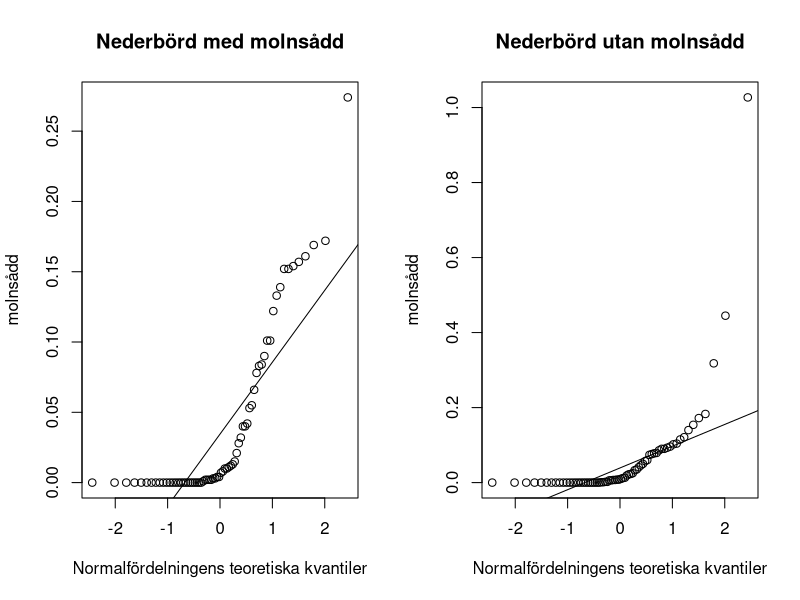
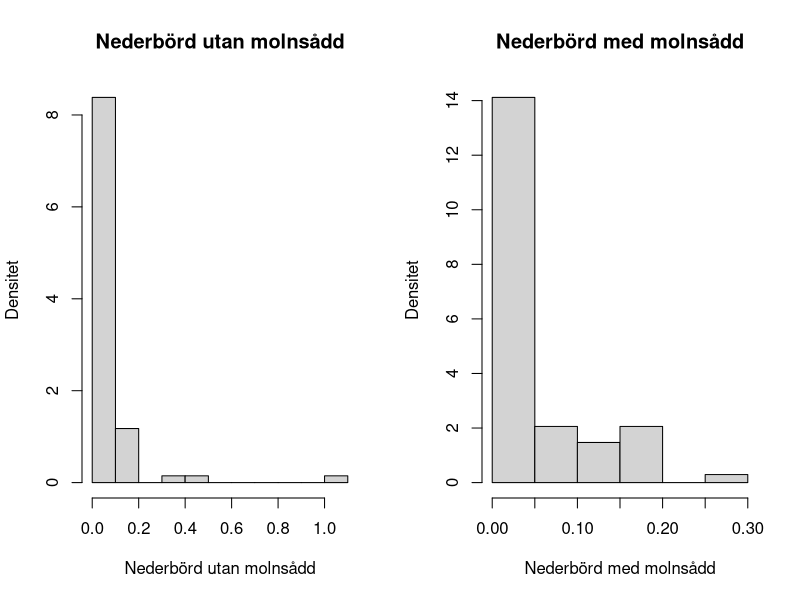
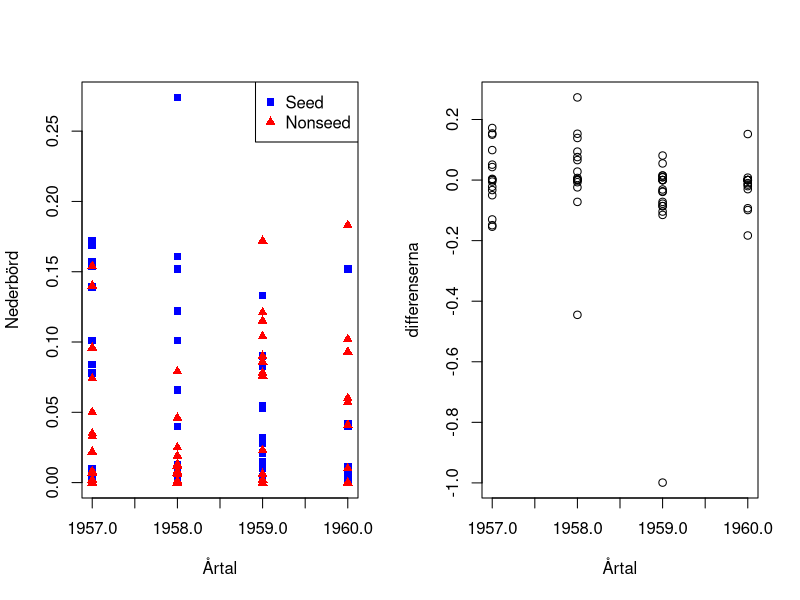
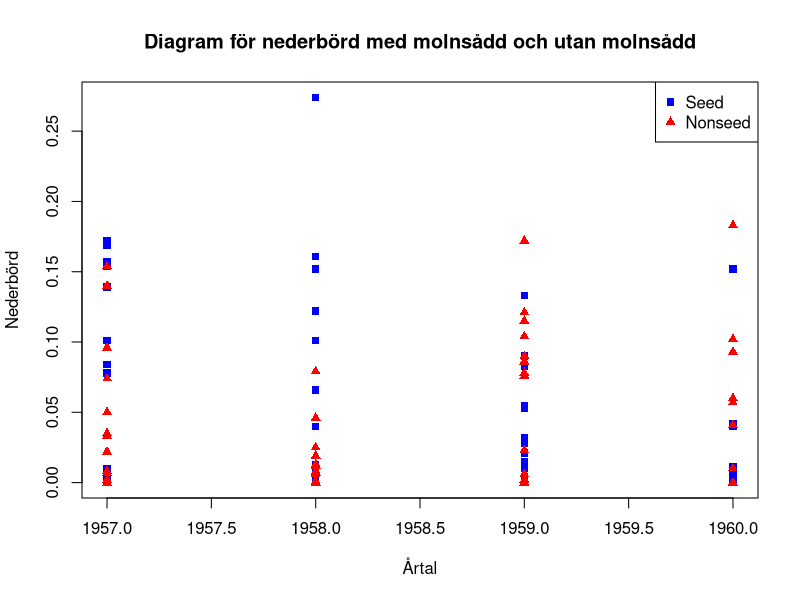
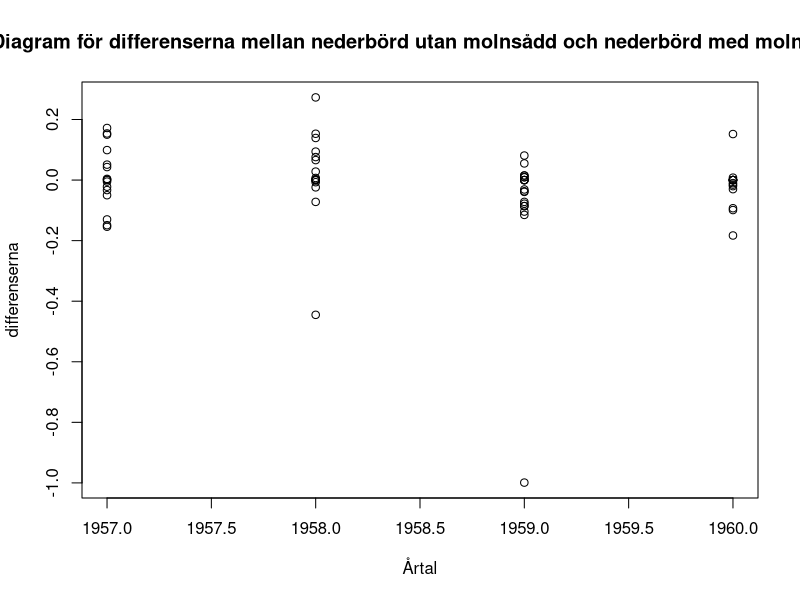
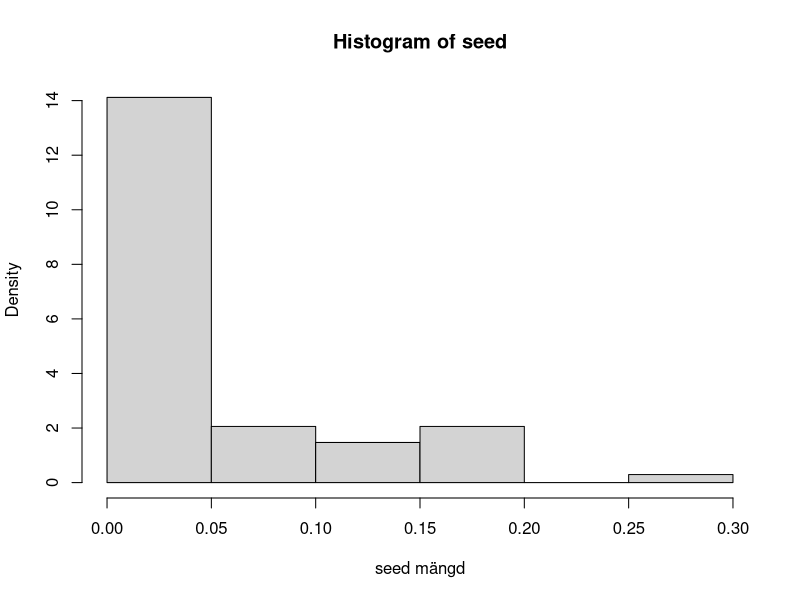
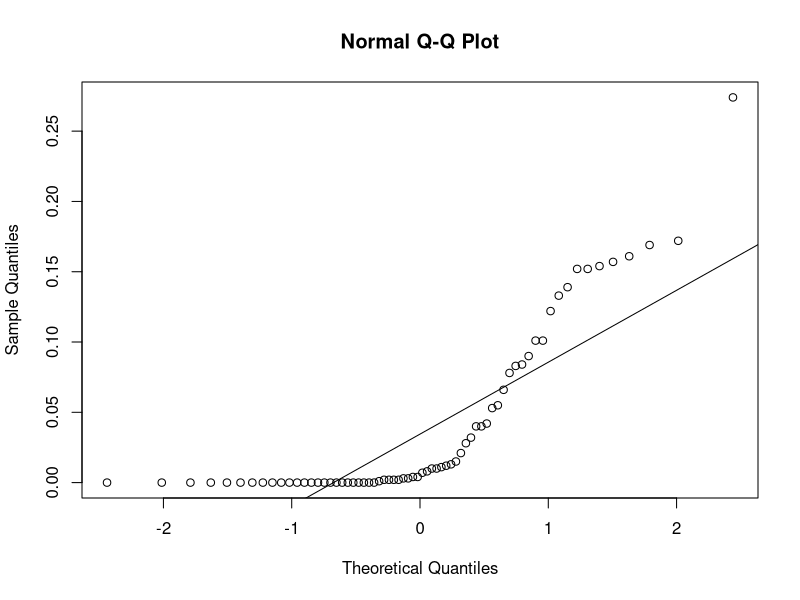
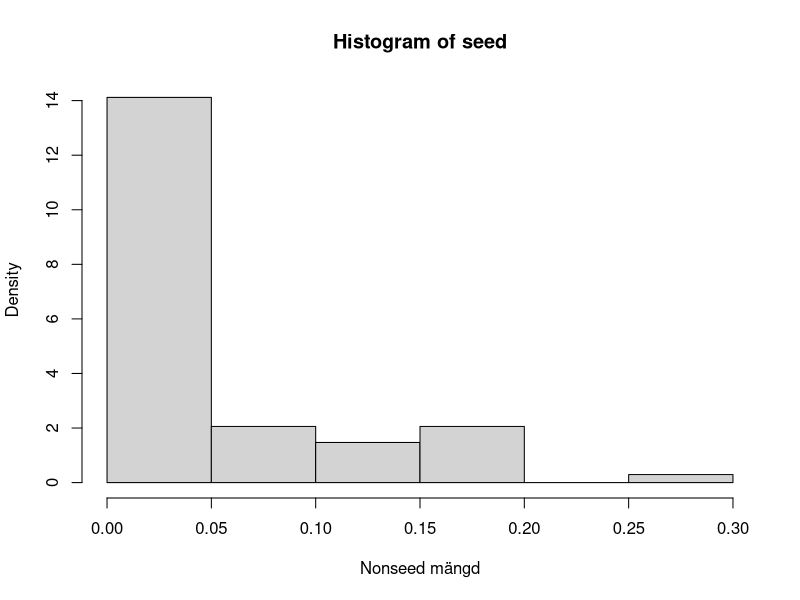

These figures' R source, in order:
## ---- chunk 1
arizona <- read.csv("arizona.csv", header = FALSE) #Yinyi testa använda denna istället
#arizona <- read.csv("E:\\matematik\\MT4001\\labb\\homework1\\arizona.csv", header = FALSE)
year <- arizona$V1
seed <- arizona$V2
nonseed <- arizona$V3
old_par <- par(mfrow = c(1,2))
qqnorm(seed,main = 'Nederbörd med molnsådd', ylab= 'Nederbörd med
molnsådd', xlab= 'Normalfördelningens teoretiska kvantiler')
qqline(seed)
qqnorm(nonseed,main = 'Nederbörd utan molnsådd', ylab= 'Nederbörd utan
molnsådd', xlab= 'Normalfördelningens teoretiska kvantiler')
qqline(nonseed)
par(old_par)
old_par <- par(mfrow = c(1,2))
hist(nonseed,prob = TRUE, main = 'Nederbörd utan molnsådd', ylab =
       'Densitet', xlab = 'Nederbörd utan molnsådd')
hist(seed,prob = TRUE, main = 'Nederbörd med molnsådd', ylab =
       'Densitet', xlab = 'Nederbörd med molnsådd')
par(old_par)
## ---- chunk 2
differ <- seed-nonseed
old_par <- par(mfrow = c(1,2))
plot(year,seed, xlab= '
Årtal', ylab = 'Nederbörd',
pch = 15,
col ="blue")
points(year,nonseed,
       pch = 17,  # Solid triangles
       col = "red")
legend("topright", 
       legend = c("Seed", "Nonseed"), 
       pch = c(15, 17),  # Shapes corresponding to seed and nonseed
       col = c("blue", "red"))  # Colors corresponding to seed and nonseed
plot(year,differ, ylab= 'differenserna', xlab = 'Årtal')
par(old_par)
## ---- chunk 3
plot(year, seed, 
     main = 'Diagram för nederbörd med molnsådd och utan molnsådd', 
     xlab = 'Årtal', 
     ylab = 'Nederbörd', 
     pch = 15,  # Solid squares for seed
     col = "blue")
points(year, nonseed, 
       pch = 17,  # Solid triangles for nonseed
       col = "red")

# Add a legend
legend("topright", 
       legend = c("Seed", "Nonseed"), 
       pch = c(15, 17),  # Shapes corresponding to seed and nonseed
       col = c("blue", "red"))  # Colors corresponding to seed and nonseed
## ---- chunk 4
plot(year,differ,main = 'Diagram för differenserna mellan nederbörd utan molnsådd och nederbörd med molnsådd', ylab= 'differenserna', xlab = 'Årtal')
## ---- chunk 5
hist(seed,probability = TRUE, 
     xlab = "seed mängd")
## ---- chunk 6
qqnorm(seed)
qqline(seed)
## ---- chunk 7
hist(seed,probability = TRUE, 
     xlab = "Nonseed mängd")
## ---- chunk 8
qqnorm(nonseed)
qqline(nonseed)
## ---- chunk 9
wilcox.test(seed,nonseed, alternative = "greater", mu = 0, conf.level = 0.95)
## ---- chunk 10
wilcox.test(differ, alternative = "greater", mu = 0, conf.level = 0.95)
## ---- chunk 11
oregon <- read.csv("oregon.csv", header = FALSE) #Yinyi testa använda denna istället
#oregon <- read.csv("E:\\matematik\\MT4001\\labb\\homework1\\oregon.csv", header = FALSE)
trial <- oregon$V1
typ1 <- oregon$V2
typ2 <- oregon$V3
## ---- chunk 12
nonseed1 <- typ1[trial == 1]
seed1 <- typ1[trial == 2]
nonseed2 <- typ2[trial == 1]
seed2 <- typ2[trial == 2]
